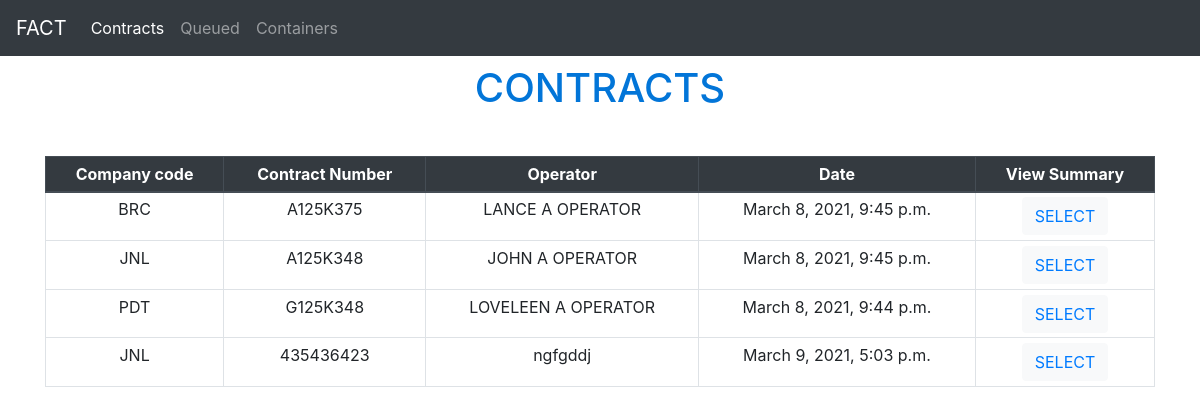
The page /contracts/ on the database as committed earlier.
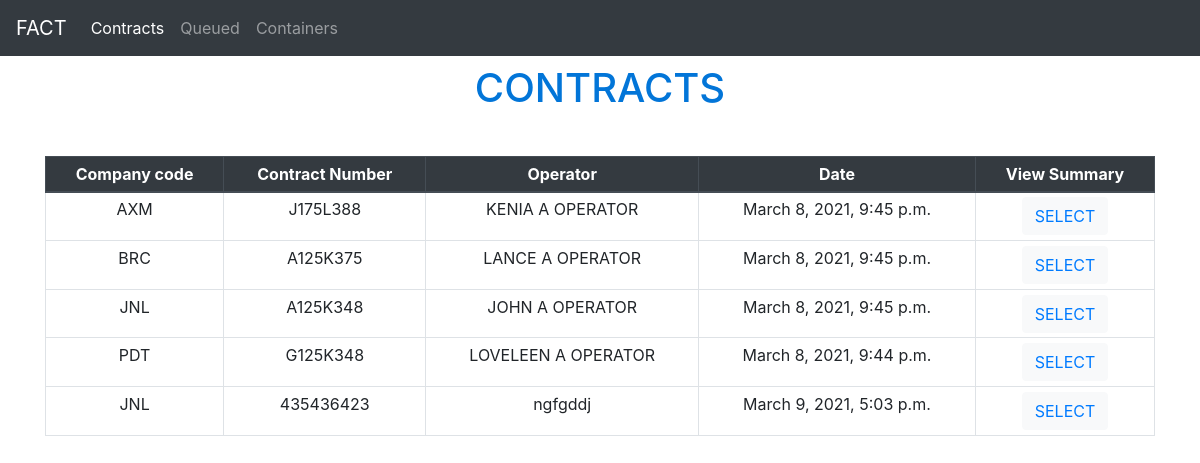
The same page on the database as committed later.
### contracts/models.py (models this page shows, shortened)
class Contract(models.Model):
    contract_number = models.CharField(max_length=10)
    company_code = models.CharField(max_length=3)
    product = models.CharField(max_length=25)
    operator = models.CharField(max_length=50)
    total_weight = models.PositiveIntegerField()
    contract_date = models.DateTimeField(default=timezone.now)
    restrictions = models.CharField(max_length=20)
    curr_containers = models.JSONField(null=True, blank=True)
    pend_containers = models.JSONField(null=True, blank=True)
    contract_date_updated_at = models.DateTimeField(auto_now=True)

### pages/views.py (the view)
# urls.py: path('contracts/', ContractsListView.as_view(), name='contracts'),
class ContractsListView(ListView):
    model = Contract
    context_object_name = "contracts"
    template_name = 'contracts.html'

### templates/contracts.html
{% extends 'base.html' %} {% block title %}FACT Contracts{% endblock title %}
{% block content %}
<div>
  <h1 style="text-align:center; color:#0275d8; margin-bottom: 1.1em;">CONTRACTS</h1>
  <table class="table table-bordered table-hover table-sm" style="width: 100%;">
    <thead class="thead-dark" style="text-align: center;">
      <tr>
        <th scope="col">Company code</th>
        <th scope="col">Contract Number</th>
        <th scope="col">Operator</th>
        <th scope="col">Date</th>
        <th scope="col">View Summary</th>
      </tr>
    </thead>
    {% for contract in contracts %}
    {% if not contract.pend_containers %}
    <tr style="text-align: center;">
      <td scope="row">{{ contract.company_code }}</td>
      <td scope="row">{{ contract.contract_number }}</td>
      <td scope="row">{{ contract.operator }}</td>
      <td scope="row">{{ contract.contract_date }}</td>
      <td scope="row" style="text-align: center;">
        <button type="button" class="btn btn-light"><a href="{% url 'contract_detail' contract.id %}">SELECT</a></button>
      </td>
    </tr>
    {% endif %}
    {% endfor %}
  </table>
</div>
{% endblock content %}

Rows that differ between the two databases and show on the page:
now on this page (row edited): Contract: company_code "AXM", contract_number "J175L388", operator "KENIA A OPERATOR", contract_date "March 8, 2021, 9:45 p.m."
